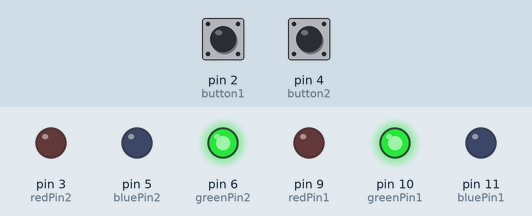
Bench run of a sketch on a simulated Arduino Uno, built with avr-gcc and run on an emulated ATmega328P. Parts: output pins drawn as LEDs (lit = HIGH). The inputs (shaded band) are chosen by the test bench; at power-on: pin 2 (button1) LOW, pin 4 (button2) LOW.

Above: at 1.2 s.
1.3 s: pin 2 (button1) pulled HIGH for 0.15 s
At 2.5 s:
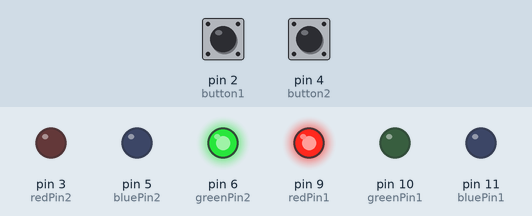
2.9 s: pin 4 (button2) pulled HIGH for 0.15 s
At 3.9 s:
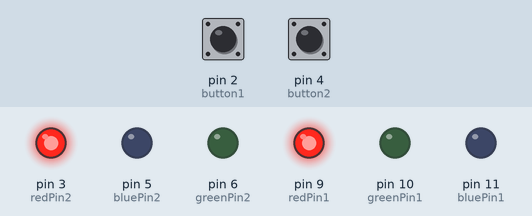
Timing chart, 0 to 5.9 s (numbered marks = the images above; inputs shaded):
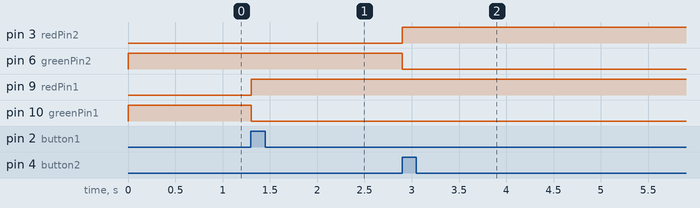

The sketch:

BeagleFoodRegulator.ino
```cpp
// (licence header left out)
 /*
 * Flow chart
 * -Power Up (state 0):
 *    -> LEDs both GREEN
 *    -> Wait for Button 1
 * -Breakfast is served (state 1):
 *    -> Button 1 is pressed (assume 6am)
 *    -> LED1 from GREEN to RED
 *    -> Start keeping track of 10 hour timer until dinner
 * -Dinner is served (state 2):
 *    -> Button 2 is pressed (assume 6pm)
 *    -> LED2 from GREEN to RED
 *    -> Start a timer to turn off the LEDs for the night
 * -Night time:
 *    -> Wait until day resets
 */

//LED for Breakfast
const int redPin1 = 9;
const int bluePin1 = 11;
const int greenPin1 = 10;
//LED for Dinner
const int redPin2 = 3;
const int bluePin2 = 5;
const int greenPin2 = 6;
//Buttons for Breakfast, Dinner
const int button1 = 2;
const int button2 = 4;
int button1state = 0;
int button2state = 0;

//Time Unit: Seconds
long unsigned const int HOUR = 3600;

//State machine state
int state = 0;
//State machine for flashing LED
int ledState;
//Keeping track of an interval of time
long unsigned int start = 0;
long unsigned int nowTime = 0;

long unsigned int waitUntilDinner = 12*HOUR; //6am to 6pm
long unsigned int waitLightsOff = 4*HOUR; //6pm to 10pm
long unsigned int waitUntilMorning = waitLightsOff+(5*HOUR); //10pm to 3am

void setup(){
  Serial.begin(9600); //set baud rate
  pinMode(button1, INPUT);
  pinMode(button2, INPUT);
}

void loop(){
  if (state == 0) { //Power-Up
    setColor1(0,255,0); //LED1 Green
    setColor2(0,255,0); //LED2 Green
    button1state = digitalRead(button1);
    if (button1state == HIGH) {
      setColor1(255,0,0); //LED1 Red
      start = millis()/1000;
      state = 1;
    }
  } else if (state == 1) { //Breakfast
    nowTime = millis()/1000;
    //Serial.print("Breakfast Elapsed: ");
    //Serial.println(nowTime - start);
    if (nowTime - start > waitUntilDinner) {
      //Serial.print("Wait time up.");
      ledState = HIGH;
      while (1) {
        flashColor2(0,255,0,ledState);
        ledState = !ledState;
        button2state = digitalRead(button2);
        if (button2state == HIGH) {
          setColor2(255,0,0);
          break;
        }
        delay(500);
      }
    }
    button2state = digitalRead(button2);
    if (button2state == HIGH) {
      setColor2(255,0,0);
      state = 2;
      start = millis()/1000;
    }
  } else if (state == 2) { //Dinner
    nowTime = millis()/1000;
    //Serial.print("Dinner Elapsed: ");
    //Serial.println(nowTime-start);
    if (nowTime - start < waitLightsOff) {
      setColor1(255,0,0);
      setColor2(255,0,0);
    } else if (nowTime - start < waitUntilMorning) {
      setColor1(0,0,0);
      setColor2(0,0,0);
    } else {
      Serial.println("Reset State");
      state = 0;
    }
  }
  delay(100);
}

void setColor1(int red, int green, int blue) {
  analogWrite(redPin1, red); analogWrite(greenPin1, green); analogWrite(bluePin1, blue);
}
void setColor2(int red, int green, int blue) {
  analogWrite(redPin2, red); analogWrite(greenPin2, green); analogWrite(bluePin2, blue);
}
void flashColor1(int red, int green, int blue, int mystate) {
  if (mystate) {
    analogWrite(redPin1, red); analogWrite(greenPin1, green); analogWrite(bluePin1, blue);
  } else {
    analogWrite(redPin1, 0); analogWrite(greenPin1, 0); analogWrite(bluePin1, 0);
  }
}
void flashColor2(int red, int green, int blue, int mystate) {
  if (mystate) {
    analogWrite(redPin2, red); analogWrite(greenPin2, green); analogWrite(bluePin2, blue);
  } else {
    analogWrite(redPin2, 0); analogWrite(greenPin2, 0); analogWrite(bluePin2, 0);
  }
}
```

Measured:
- after the input at 1.3 s, pin 9 (redPin1): LOW → HIGH at once; pin 10 (greenPin1): HIGH → LOW at once
- after the input at 2.9 s, pin 3 (redPin2): LOW → HIGH at once; pin 6 (greenPin2): HIGH → LOW at once
